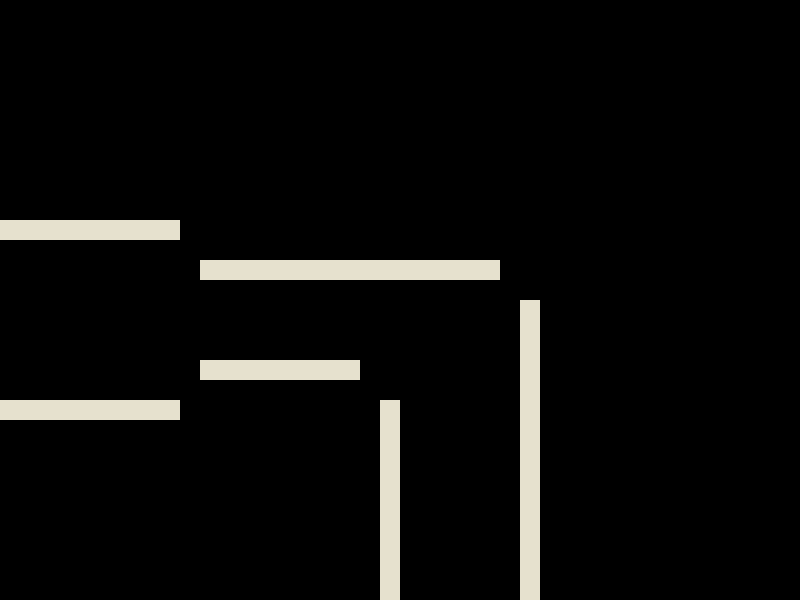

Below is a game level as drawn by its tile map, then a one-line description and the .tmx that defines it (tile-layer data replaced by summaries):
An orthogonal 40x30 tile map with 20x20 px tiles, 2 tile layers (Main, Designer).

<map version="1.0" orientation="orthogonal" width="40" height="30" tilewidth="20" tileheight="20">
 <tileset firstgid="1" name="Tileset" tilewidth="20" tileheight="20">
  <image source="../img/Tileset.png" width="180" height="20" />
  <tile id="0">
   <properties>
    <property name="solid" value="1" />
   </properties>
  </tile>
  <tile id="1">
   <properties>
    <property name="hbumper" value="1" />
   </properties>
  </tile>
  <tile id="2">
   <properties>
    <property name="vbumper" value="1" />
   </properties>
  </tile>
  <tile id="3">
   <properties>
    <property name="crate" value="1" />
   </properties>
  </tile>
  <tile id="4">
   <properties>
    <property name="pickup" value="1" />
    <property name="red" value="1" />
   </properties>
  </tile>
  <tile id="5">
   <properties>
    <property name="blue" value="1" />
    <property name="pickup" value="1" />
   </properties>
  </tile>
  <tile id="6">
   <properties>
    <property name="pickup" value="1" />
    <property name="yellow" value="1" />
   </properties>
  </tile>
  <tile id="7">
   <properties>
    <property name="player" value="1" />
   </properties>
  </tile>
  <tile id="8">
   <properties>
    <property name="zombie" value="1" />
   </properties>
  </tile>
 </tileset>
 <layer name="Main" width="40" height="30">
  <data>[1200 cells, 66 non-empty, 1 distinct tile ids]</data>
 </layer>
 <layer name="Designer" width="40" height="30">
  <data>[1200 cells, 1 non-empty, 1 distinct tile ids]</data>
 </layer>
</map>